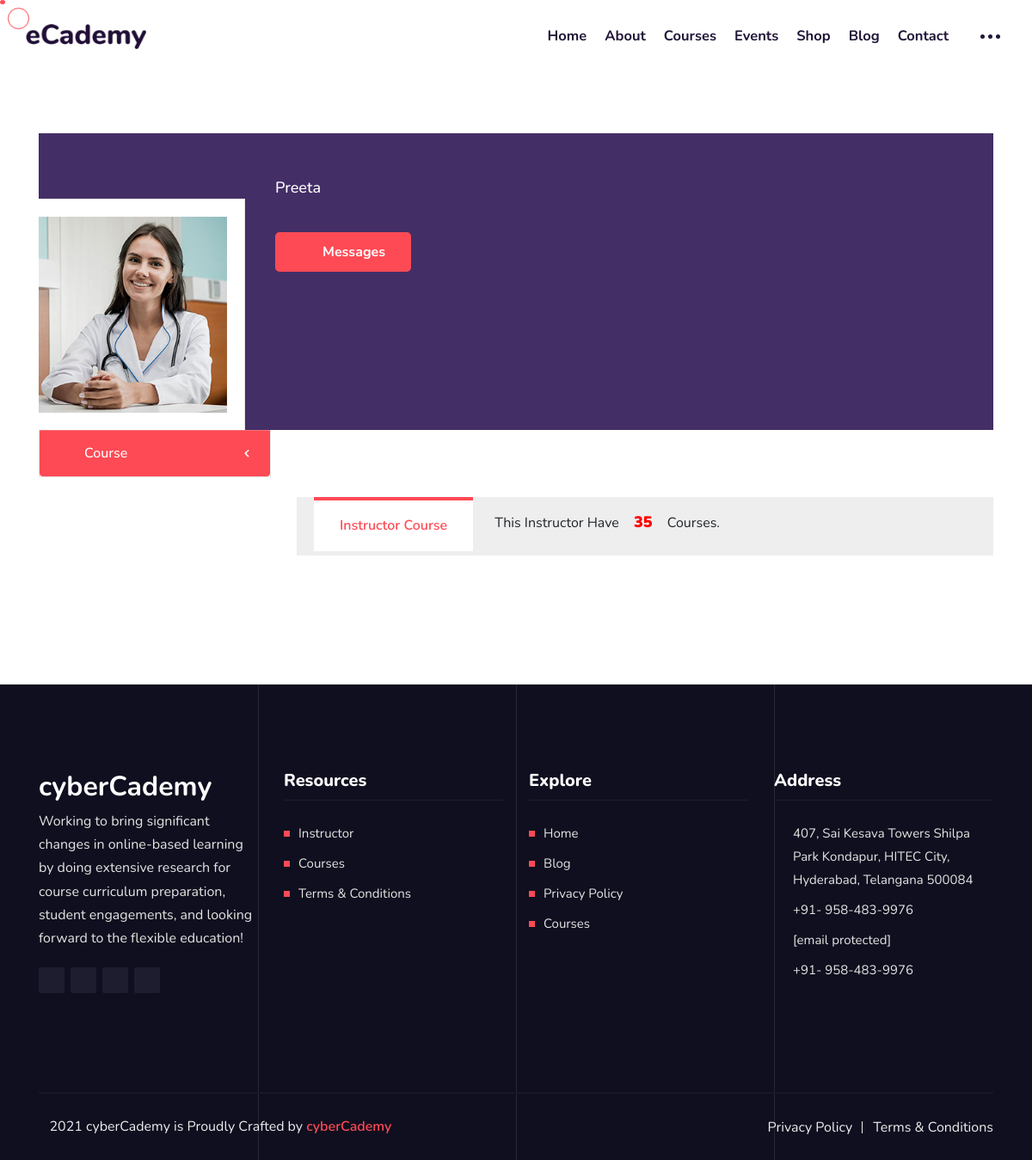
Screenshot of /profile/preeti (signed in) with the database file from the repository.
### user_profile/models.py (models this page shows, shortened)
class instructor(models.Model):
    user = models.OneToOneField(User,on_delete=models.CASCADE,related_name="user")
    name=models.CharField(max_length=100)
    slug=models.SlugField(max_length=1000,unique=True)
    email=models.EmailField()
    img=models.ImageField(blank=True,upload_to='image/user_profile/')
    expert=models.TextField()
    about=models.TextField()
    facebook=models.URLField(max_length=200,null=True)
    twitter=models.URLField(max_length=200,null=True)
    youtube=models.URLField(max_length=200,null=True)
    linkedin=models.URLField(max_length=200,null=True)
    def __str__(self):
        return self.name

### user_profile/views.py (the view)
# urls.py: path('profile/<slug:profile>', views.profile, name='profile'),
def profile(request,profile):
        res={}
        instruct=instructor.objects.filter(slug=profile)
        stud=student.objects.filter(slug=profile)
        print(instruct,stud,'99')
        if len(instruct)>0:
            ins=instructor.objects.get(slug=profile)
            inst_crs=course_detail.objects.filter(course_instructor=ins).count()
            res={'instruct':instruct,
            'inst_crs':inst_crs
            }
        elif  len(stud)>0 :
            if request.user.is_authenticated:
                if request.user.userType.type=='2':
                 res={'instruct':stud}
            else:
                return redirect('error')
        if request.user.is_authenticated:
            if request.user.userType.type=='1':
                cr=course_detail.objects.filter(course_instructor=instructor.objects.get(slug=profile))
                totl=0
                for c in cr:
                    crs=courses_purchase_order.objects.filter(course=c).count()
                    totl+=crs
                res['stud']=totl
            elif request.user.userType.type=='2':
                totl=0
                us=User.objects.get(id=request.user.id)
                crs=courses_purchase_order.objects.filter(user=us).count()
                totl+=crs
                res['corse_prchase']=totl
        return  render(request,'profile.html',res)

### user_profile/templates/profile.html (shortened to what this page needs)
{% extends 'basic.html' %}
{% block body %}
{% load static %}
{% block body1 %}
<link rel='stylesheet' id='lp-font-awesome-5-css' href="{% static '/wp-content/plugins/learnpress/assets/src/css/vendor/font-awesome-5.min.css' %}" type='text/css' media='all' />
<link rel='stylesheet' id='lp-bundle-css' href="{% static '/wp-content/plugins/learnpress/assets/css/bundle.min.css' %}" type='text/css' media='all' />
<link rel='stylesheet' id='learnpress-css' href="{% static '/wp-content/plugins/learnpress/assets/css/learnpress.css' %}" type='text/css' media='all' />
{% endblock body1 %}
	<div class="page-main-content">
		<div class="page-area">
			<div class="container">
				<div id="post-13" class="post-13 page type-page status-publish hentry pmpro-has-access">
					<div class="entry-content ecademy-Instructor/Student Profile-un">
						<div class="learnpress">
							<div id="learn-press-profile" class="lp-user-profile current-user">
								<div class="lp-content-area">
									<div class="wrapper-profile-header wrap-fullwidth">
										<div class="lp-content-area lp-profile-content-area">
											<div class="lp-profile-left">
												<div class="lp-user-profile-avatar">
													{% if instruct.0.img|length != 0 %}
													<img alt='User Avatar'
														src='/media/{{instruct.0.img}}'
														srcset='/media/{{instruct.0.img}} 2x'
														class='avatar avatar-96 photo' height='250' width='250'
														loading='lazy' />
															{% else %}
														<img alt='User Avatar'
														src='/media/default.png'
														srcset='/media/default.png 2x'
														class='avatar avatar-96 photo' height='250' width='250'
														loading='lazy' />
												{% endif %}
												</div>
											</div>
											<div class="lp-profile-right">
												<div class="lp-profile-username">
												{{instruct.0.name|capfirst}} </div>
												<a href="{% url 'private-message' instruct.0.slug %}" class="default-btn">
													<i class="flaticon-user"></i>
													Messages
												</a>
											</div>
										</div>
									</div>
									<aside id="profile-sidebar">
										<div id="profile-nav">
											<ul class="lp-profile-nav-tabs">
												<li class="courses active">
											   {% if request.user.userType.type == '2' %}
											   {% if instruct.0.slug != request.user.users.slug %}
											   <a href="#"
											   data-slug="#">
											   <i class="fas flaticon-user"></i> Course</a>
										{% endif %}
										{% elif request.user.userType.type == '1' %}
										{% if instruct.0.slug != request.user.user.slug %}
										<a href="#"
										data-slug="#">
										<i class="fas flaticon-user"></i> Course</a>
								 {% endif %}
								 {% elif request.user.is_authenticated != 'True' %}
										<a href="#"
										data-slug="#">
										<i class="fas flaticon-user"></i> Course</a>
										{% endif %}
												</li>
											</ul>
										</div>
									</aside>
									<article id="profile-content" class="lp-profile-content">
										<div id="profile-content-courses">
											<div class="learn-press-subtab-content">
												<div class="learn-press-profile-course__tab">
													{% if request.user.userType.type == '2' %}
													{% if instruct.0.slug != request.user.users.slug %}
													<ul class="learn-press-profile-course__tab__inner">
														<li><a class="active" data-tab="enrolled">Instructor Course</a></li>
														<li style="margin-left: 25px;">
														This Instructor Have
														<a class="" style="padding:13px ;"  data-tab="enrolled"
														 href="{% url 'courses' %}?inst={{instruct.0.slug}}"><strong style="font-size: 18px;color: red;">
															{% if inst_crs != 0 %}{{inst_crs}}
															{% else %}0	{% endif %}
														</strong></a> Courses.
												</li>
													</ul>
											 {% endif %}
											 {% endif %}
												</div>
											</div>
										</div>
									</article>
								</div>
							</div>
						</div>
					</div>
				</div>
			</div>
		</div>
	</div>
	{% endblock body %}

### course/static/wp-content/uploads/elementor/css/post-17.css (style rules this page uses)
.elementor-kit-17 { --e-global-color-primary:#6EC1E4;--e-global-color-secondary:#54595F;--e-global-color-text:#7A7A7A;--e-global-color-accent:#61CE70;--e-global-color-34b3b30f:#4054B2;--e-global-color-19f78e1f:#23A455;--e-global-color-376dbcff:#000;--e-global-color-2b9948a6:#FFF;--e-global-typography-primary-font-family:"Roboto";--e-global-typography-primary-font-weight:600;--e-global-typography-secondary-font-family:"Roboto Slab";--e-global-typography-secondary-font-weight:400;--e-global-typography-text-font-family:"Roboto";--e-global-typography-text-font-weight:400;--e-global-typography-accent-font-family:"Roboto";--e-global-typography-accent-font-weight:500 }

### rows the page displays
instructor: img (picture), name "Preeta"

### other values shown
{{ inst_crs }} "35"
